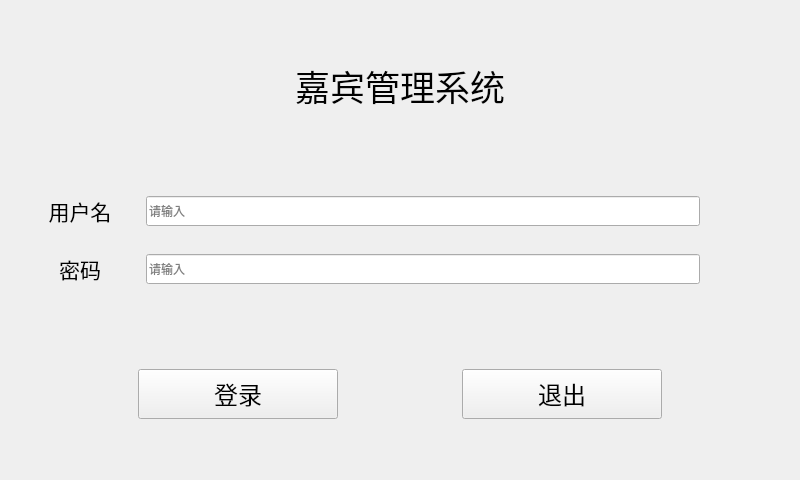
<?xml version="1.0" encoding="UTF-8"?>
<ui version="4.0">
 <class>page_login</class>
 <widget class="QWidget" name="page_login">
  <property name="geometry">
   <rect>
    <x>0</x>
    <y>0</y>
    <width>800</width>
    <height>480</height>
   </rect>
  </property>
  <property name="minimumSize">
   <size>
    <width>800</width>
    <height>480</height>
   </size>
  </property>
  <property name="maximumSize">
   <size>
    <width>800</width>
    <height>480</height>
   </size>
  </property>
  <property name="windowTitle">
   <string>登录</string>
  </property>
  <property name="windowIcon">
   <iconset resource="resource.qrc">
    <normaloff>:/icon.png</normaloff>:/icon.png</iconset>
  </property>
  <layout class="QGridLayout" name="gridLayout_3">
   <item row="1" column="0">
    <widget class="QWidget" name="widget" native="true">
     <layout class="QGridLayout" name="gridLayout_2">
      <item row="1" column="2">
       <widget class="QLineEdit" name="lineEdit_password">
        <property name="minimumSize">
         <size>
          <width>0</width>
          <height>30</height>
         </size>
        </property>
        <property name="maxLength">
         <number>30</number>
        </property>
        <property name="echoMode">
         <enum>QLineEdit::EchoMode::Password</enum>
        </property>
        <property name="placeholderText">
         <string>请输入</string>
        </property>
       </widget>
      </item>
      <item row="1" column="0">
       <widget class="QLabel" name="label_2">
        <property name="minimumSize">
         <size>
          <width>120</width>
          <height>0</height>
         </size>
        </property>
        <property name="font">
         <font>
          <family>宋体</family>
          <pointsize>16</pointsize>
         </font>
        </property>
        <property name="text">
         <string>密码</string>
        </property>
        <property name="alignment">
         <set>Qt::AlignmentFlag::AlignCenter</set>
        </property>
       </widget>
      </item>
      <item row="0" column="0">
       <widget class="QLabel" name="label">
        <property name="minimumSize">
         <size>
          <width>120</width>
          <height>0</height>
         </size>
        </property>
        <property name="font">
         <font>
          <family>宋体</family>
          <pointsize>16</pointsize>
         </font>
        </property>
        <property name="text">
         <string>用户名</string>
        </property>
        <property name="alignment">
         <set>Qt::AlignmentFlag::AlignCenter</set>
        </property>
       </widget>
      </item>
      <item row="0" column="2">
       <widget class="QLineEdit" name="lineEdit_username">
        <property name="minimumSize">
         <size>
          <width>0</width>
          <height>30</height>
         </size>
        </property>
        <property name="maxLength">
         <number>30</number>
        </property>
        <property name="placeholderText">
         <string>请输入</string>
        </property>
       </widget>
      </item>
      <item row="0" column="3">
       <spacer name="horizontalSpacer">
        <property name="orientation">
         <enum>Qt::Orientation::Horizontal</enum>
        </property>
        <property name="sizeType">
         <enum>QSizePolicy::Policy::Minimum</enum>
        </property>
        <property name="sizeHint" stdset="0">
         <size>
          <width>80</width>
          <height>20</height>
         </size>
        </property>
       </spacer>
      </item>
     </layout>
    </widget>
   </item>
   <item row="2" column="0">
    <widget class="QWidget" name="widget_2" native="true">
     <layout class="QGridLayout" name="gridLayout">
      <item row="0" column="0">
       <widget class="QPushButton" name="pushButton_login">
        <property name="minimumSize">
         <size>
          <width>0</width>
          <height>50</height>
         </size>
        </property>
        <property name="maximumSize">
         <size>
          <width>200</width>
          <height>16777215</height>
         </size>
        </property>
        <property name="font">
         <font>
          <family>宋体</family>
          <pointsize>18</pointsize>
         </font>
        </property>
        <property name="text">
         <string>登录</string>
        </property>
       </widget>
      </item>
      <item row="0" column="1">
       <widget class="QPushButton" name="pushButton_2">
        <property name="minimumSize">
         <size>
          <width>0</width>
          <height>50</height>
         </size>
        </property>
        <property name="maximumSize">
         <size>
          <width>200</width>
          <height>16777215</height>
         </size>
        </property>
        <property name="font">
         <font>
          <family>宋体</family>
          <pointsize>18</pointsize>
         </font>
        </property>
        <property name="text">
         <string>退出</string>
        </property>
       </widget>
      </item>
     </layout>
    </widget>
   </item>
   <item row="0" column="0">
    <widget class="QLabel" name="label_3">
     <property name="font">
      <font>
       <family>黑体</family>
       <pointsize>26</pointsize>
      </font>
     </property>
     <property name="text">
      <string>嘉宾管理系统</string>
     </property>
     <property name="alignment">
      <set>Qt::AlignmentFlag::AlignCenter</set>
     </property>
    </widget>
   </item>
  </layout>
 </widget>
 <resources>
  <include location="resource.qrc"/>
 </resources>
 <connections/>
</ui>
